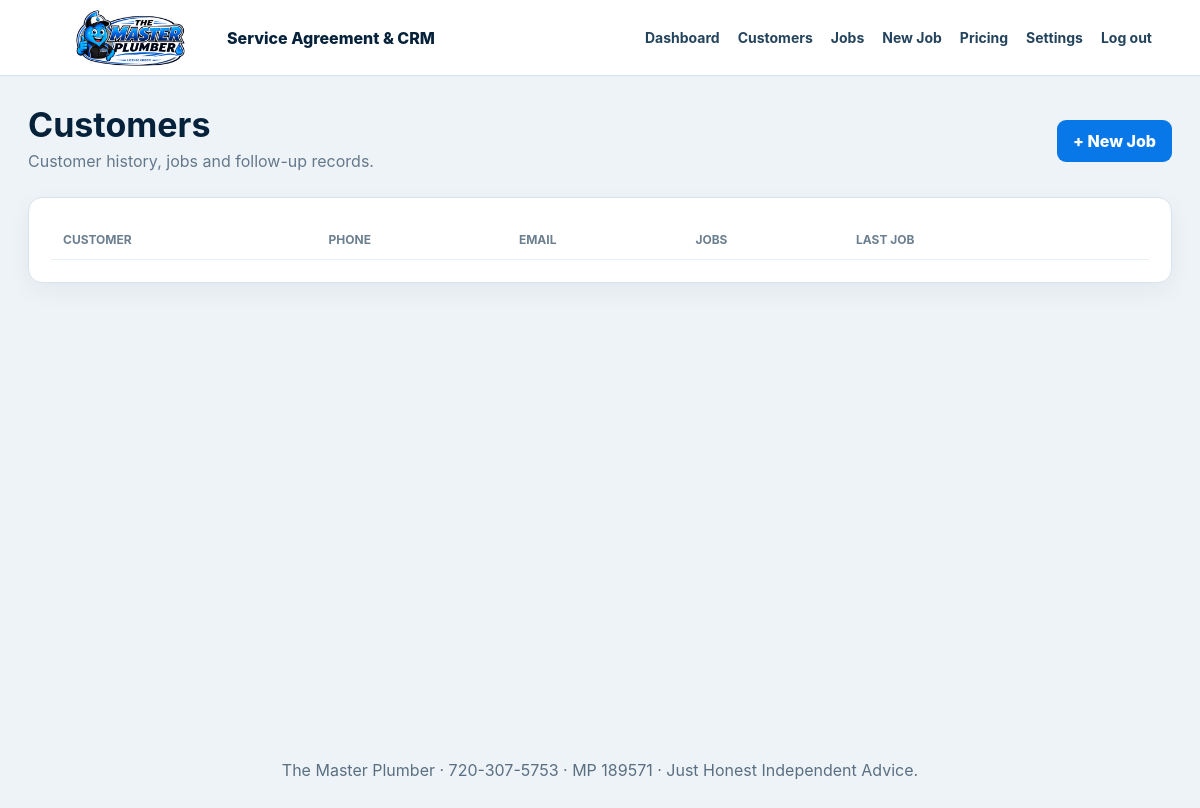
The page /customers (signed in) on the database its author committed.
### tables this page shows
CREATE TABLE settings(key TEXT PRIMARY KEY, value TEXT);

### app.py (the view)
@app.get("/customers", response_class=HTMLResponse)
def customers_page(request:Request):
    require_login(request); conn=db(); rows=conn.execute("""SELECT c.*,COUNT(DISTINCT j.id) job_count,MAX(j.created_at) last_job FROM customers c LEFT JOIN jobs j ON j.customer_id=c.id GROUP BY c.id ORDER BY c.name""").fetchall(); conn.close()
    return templates.TemplateResponse("customers.html", context(request,customers=rows))

### templates/customers.html (shortened to what this page needs)
{% extends 'base.html' %}{% block content %}<div class="hero"><div><h1>Customers</h1><p>Customer history, jobs and follow-up records.</p></div><a class="btn" href="/jobs/new">+ New Job</a></div><div class="panel"><div class="table-wrap"><table><thead><tr><th>Customer</th><th>Phone</th><th>Email</th><th>Jobs</th><th>Last Job</th><th></th></tr></thead></table></div></div>{% endblock %}

### templates/base.html
<!doctype html><html><head><meta charset="utf-8"><meta name="viewport" content="width=device-width,initial-scale=1"><title>{{ title or 'The Master Plumber' }}</title><link rel="stylesheet" href="/static/app.css"></head><body>
<header class="top"><a href="/" class="brand"><img src="/static/logo.png"><span>Service Agreement & CRM</span></a>{% if current_user %}<nav><a href="/">Dashboard</a><a href="/customers">Customers</a><a href="/jobs">Jobs</a><a href="/jobs/new">New Job</a><a href="/pricing">Pricing</a><a href="/settings">Settings</a><a href="/logout">Log out</a></nav>{% endif %}</header>
<main class="wrap">{% block content %}{% endblock %}</main>
<footer>{{ biz.business_name }} · {{ biz.phone }} · {{ biz.license }} · Just Honest Independent Advice.</footer>
<script src="/static/app.js"></script></body></html>

### static/app.css (style rules this page uses)
:root { --blue:#0878e8;--navy:#06223b;--ink:#0e1721;--light:#f3f7fb;--line:#d8e3ed;--danger:#c83b35 }
* { box-sizing:border-box }
body { margin:0;background:#eef3f7;color:var(--ink);font-family:Inter,Arial,sans-serif }
.top { min-height:76px;padding:8px 4vw;display:flex;align-items:center;justify-content:space-between;background:#fff;border-bottom:1px solid var(--line);position:sticky;top:0;z-index:10 }
.brand { display:flex;align-items:center;gap:14px;color:var(--navy);font-weight:800;text-decoration:none }
.brand img { width:165px;height:58px;object-fit:contain }
.top nav { display:flex;gap:18px;flex-wrap:wrap }
.top nav a { color:#24445e;text-decoration:none;font-weight:700;font-size:14px }
.wrap { max-width:1180px;margin:28px auto;padding:0 18px;min-height:75vh }
footer { text-align:center;padding:28px;color:#5a6f81 }
.hero { display:flex;justify-content:space-between;align-items:center;gap:18px;margin-bottom:20px }
.hero h1 { font-size:34px;margin:0;color:var(--navy) }
.hero p { margin:6px 0;color:#64788b }
.btn,button { display:inline-block;background:var(--blue);color:white;border:0;border-radius:9px;padding:11px 16px;font-weight:800;text-decoration:none;cursor:pointer }
.panel { background:white;border:1px solid var(--line);border-radius:14px;padding:22px;margin-bottom:20px;box-shadow:0 8px 24px rgba(10,39,62,.05) }
.table-wrap { overflow:auto }
table { border-collapse:collapse;width:100% }
th,td { text-align:left;padding:12px;border-bottom:1px solid #e7eef4;font-size:14px }
th { font-size:12px;text-transform:uppercase;color:#6b7f90 }

### rows shown on the page
settings: business_name "The Master Plumber"
settings: phone "720-307-5753"
settings: license "MP 189571"
